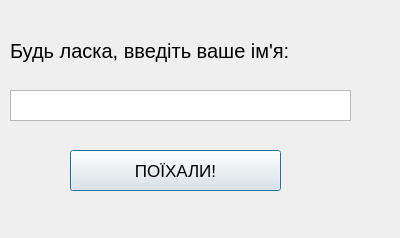
<?xml version="1.0" encoding="UTF-8"?>
<ui version="4.0">
 <class>PlayerNameForm</class>
 <widget class="QDialog" name="PlayerNameForm">
  <property name="geometry">
   <rect>
    <x>0</x>
    <y>0</y>
    <width>400</width>
    <height>238</height>
   </rect>
  </property>
  <property name="font">
   <font>
    <pointsize>13</pointsize>
   </font>
  </property>
  <property name="windowTitle">
   <string>Dialog</string>
  </property>
  <widget class="QLabel" name="label">
   <property name="geometry">
    <rect>
     <x>10</x>
     <y>30</y>
     <width>291</width>
     <height>41</height>
    </rect>
   </property>
   <property name="font">
    <font>
     <pointsize>15</pointsize>
    </font>
   </property>
   <property name="text">
    <string>Будь ласка, введіть ваше ім'я: </string>
   </property>
  </widget>
  <widget class="QPushButton" name="pushButton">
   <property name="geometry">
    <rect>
     <x>70</x>
     <y>150</y>
     <width>211</width>
     <height>41</height>
    </rect>
   </property>
   <property name="text">
    <string>ПОЇХАЛИ!</string>
   </property>
  </widget>
  <widget class="QTextEdit" name="playerNameTextEdit">
   <property name="geometry">
    <rect>
     <x>10</x>
     <y>90</y>
     <width>341</width>
     <height>31</height>
    </rect>
   </property>
  </widget>
 </widget>
 <resources/>
 <connections/>
</ui>
